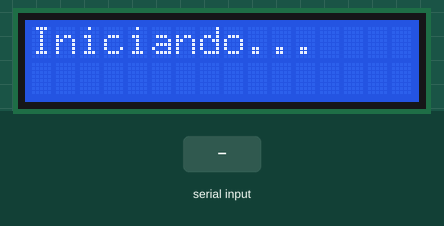
The sketch below on a simulated Arduino Uno, built with avr-gcc and run on an emulated ATmega328P. Parts: 16×2 character LCD. Inputs (shaded band) come from the test bench.

Above: at 0.1 s.
2.3 s: "1\n" received over Serial
At 2.9 s:
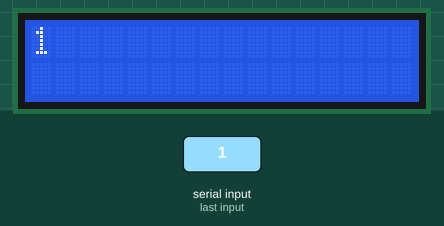
At 3.4 s:
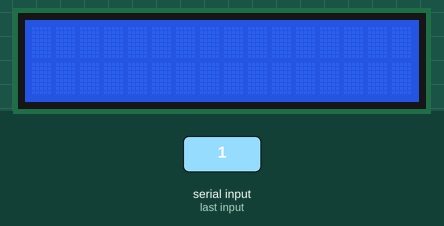
Timing chart, 0 to 5.3 s (numbered marks = the images above; inputs shaded):
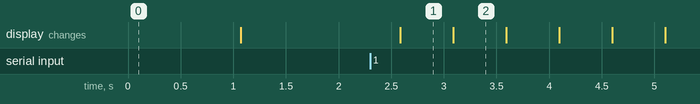

The sketch:

arduino.ino
```cpp
#include <LiquidCrystal.h>

LiquidCrystal lcd(12, 11, 5, 4, 3, 2);

String primeraLinea = "";
String segundaLinea = "";
bool lineaUnoRecibida = false;

String procesarTexto(String contenido, int desplazamiento) {
  contenido += "                ";
  if (desplazamiento > contenido.length() - 16) desplazamiento = 0;
  return contenido.substring(desplazamiento, desplazamiento + 16);
}

void actualizarPantalla(String texto1, String texto2) {
  static unsigned long tiempoAnterior = 0;
  static int posicion1 = 0;
  static int posicion2 = 0;

  if (millis() - tiempoAnterior >= 500) {
    lcd.setCursor(0, 0);
    lcd.print(procesarTexto(texto1, posicion1));

    lcd.setCursor(0, 1);
    lcd.print(procesarTexto(texto2, posicion2));

    posicion1 = (posicion1 + 1) % (texto1.length() + 1);
    posicion2 = (posicion2 + 1) % (texto2.length() + 1);

    tiempoAnterior = millis();
  }
}

void setup() {
  lcd.begin(16, 2);
  Serial.begin(9600);
  lcd.print("Iniciando...");
  delay(1000);
  lcd.clear();
}

void loop() {
  static String entrada = "";

  while (Serial.available()) {
    char caracter = Serial.read();
    if (caracter == '\n') {
      if (!lineaUnoRecibida) {
        primeraLinea = entrada;
        lineaUnoRecibida = true;
      } else {
        segundaLinea = entrada;
      }
      entrada = "";
    } else {
      entrada += caracter;
    }
  }

  actualizarPantalla(primeraLinea, segundaLinea);
}
```

Measured:
- after the input at 2.3 s, the display: changes after 0.28 s (image 1)
- what the display in image 1 shows lasts 0.5 s, from 2.6 s to 3.1 s
